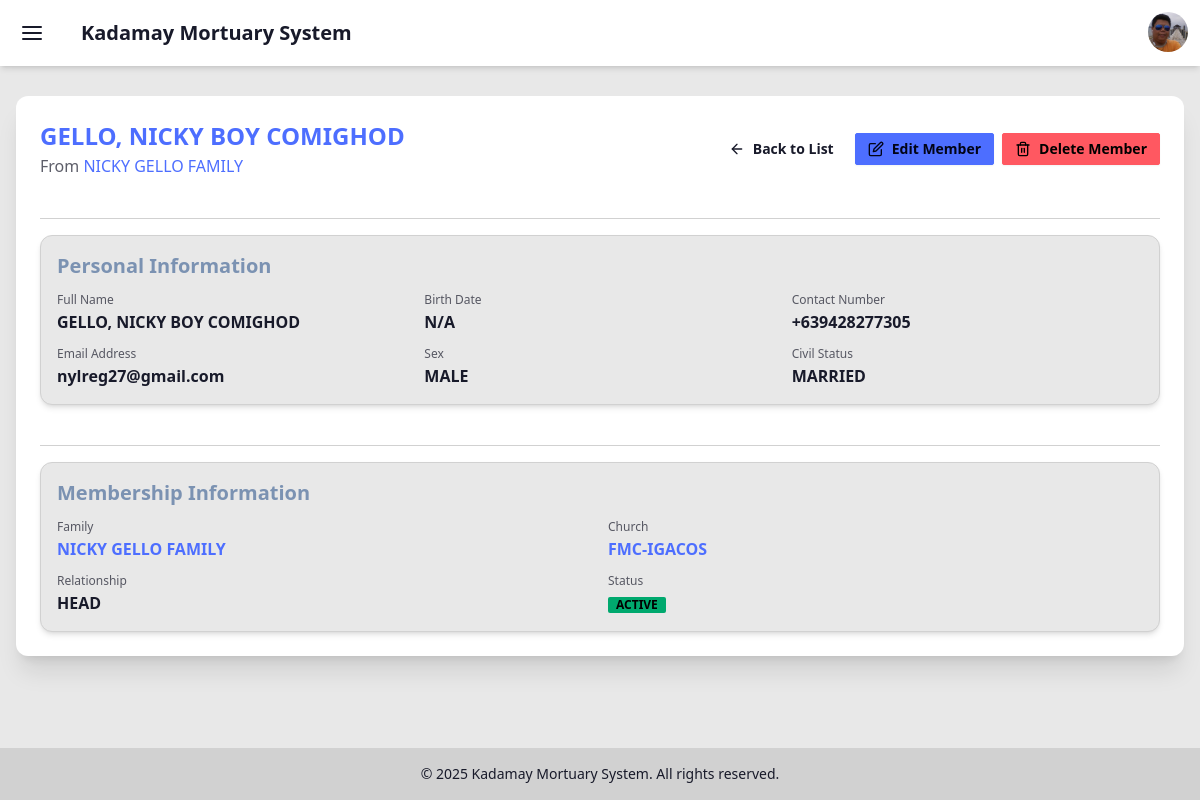
Screenshot of /individual/1/ (signed in) with the database file from the repository.
### apps/account/models.py (models this page shows, shortened)
class Profile(models.Model):
    user = models.OneToOneField(User, on_delete=models.CASCADE)
    THEME_CHOICES = [
        ('light', 'Light (Default DaisyUI)'),
        ('dark', 'Dark'),
        ('corporate', 'Corporate'),  # Your current default
        ('retro', 'Retro'),
        ('cyberpunk', 'Cyberpunk'),
        ('valentine', 'Valentine'),
        ('halloween', 'Halloween'),
        ('forest', 'Forest'),
        ('aqua', 'Aqua'),
        ('luxury', 'Luxury'),
        ('dracula', 'Dracula'),
        ('cmyk', 'CMYK'),
        ('autumn', 'Autumn'),
        ('business', 'Business'),
        ('acid', 'Acid'),
        ('lemonade', 'Lemonade'),
        ('night', 'Night'),
        ('coffee', 'Coffee'),
        ('winter', 'Winter'),
        ('dim', 'Dim'),
        ('nord', 'Nord'),
        ('sunset', 'Sunset'),
    ]
    theme = models.CharField(
        max_length=50, choices=THEME_CHOICES, default='corporate')
    profile_picture = models.ImageField(
        upload_to='profile_pics/', blank=True, null=True)

### apps/individual/models.py (models this page shows, shortened)
class Individual(models.Model):
    given_name = models.CharField(max_length=100)
    middle_name = models.CharField(max_length=100, blank=True, null=True)
    surname = models.CharField(max_length=100)
    suffix_name = models.CharField(max_length=10, blank=True, null=True)
    sex = models.CharField(
        max_length=50, choices=GENDER_CHOICES, blank=True, null=True)
    civil_status = models.CharField(
        max_length=150, choices=CIVIL_STATUS_CHOICES, blank=True, null=True)
    birth_date = models.DateField(blank=True, null=True)
    contact_number = models.CharField(max_length=20, blank=True, null=True)
    email_address = models.EmailField(blank=True, null=True)
    membership_id = models.CharField(max_length=50, blank=True, null=True)
    address = models.CharField(max_length=255, blank=True, null=True)
    RELATIONSHIP_CHOICES = [
        ('HEAD', 'Head'),
        ('SPOUSE', 'Spouse'),
        ('CHILD', 'Child'),
        ('PARENT', 'Parent'),
        ('SIBLING', 'Sibling'),
        ('OTHER', 'Other'),
    ]
    relationship = models.CharField(
        max_length=10, choices=RELATIONSHIP_CHOICES)
    MEMBERSHIP_STATUS_CHOICES = [
        ('ACTIVE', 'Active'),
        ('INACTIVE', 'Inactive'),
        ('PENDING', 'Pending'),
    ]
    membership_status = models.CharField(
        max_length=150, choices=MEMBERSHIP_STATUS_CHOICES, default='ACTIVE')
    is_active_member = models.BooleanField(default=True)
    is_alive = models.BooleanField(default=True)
    date_added = models.DateTimeField(auto_now_add=True)
    family = models.ForeignKey(
        Family, on_delete=models.SET_NULL, null=True, blank=True, related_name='members')
    @property
    def full_name(self):
        parts = []
        if self.given_name:
            parts.append(self.given_name)
        if self.middle_name:
            parts.append(self.middle_name)
        if self.surname:
            parts.append(self.surname)
        if self.suffix_name:
            parts.append(self.suffix_name)
        return " ".join(parts).strip()
    def get_sex_display(self):
        return dict(GENDER_CHOICES).get(self.sex)
    def get_civil_status_display(self):
        return dict(CIVIL_STATUS_CHOICES).get(self.civil_status)
    class Meta:
        verbose_name_plural = "Individuals"

### apps/family/models.py (models this page shows, shortened)
class Family(models.Model):
    church = models.ForeignKey(
        Church, on_delete=models.CASCADE, related_name='families')  # Add related_name
    family_name = models.CharField(max_length=255)
    address = models.TextField()
    is_active = models.BooleanField(default=True)
    in_charge = models.ForeignKey(
        'individual.Individual',  # Assuming Individual model ang in_charge
        on_delete=models.SET_NULL,
        null=True,
        blank=True,
        related_name='families_managed'
    )

### apps/church/models.py (models this page shows, shortened)
class Church(models.Model):
    name = models.CharField(max_length=255)
    address = models.TextField(blank=True, null=True)
    district = models.ForeignKey(
        District, on_delete=models.SET_NULL, null=True, blank=True)
    is_active = models.BooleanField(default=True)
    in_charge = models.ForeignKey(
        User,  # Assuming User model ang in_charge
        on_delete=models.SET_NULL,
        null=True,
        blank=True,
        related_name='churches_managed'
    )
    class Meta:
        verbose_name_plural = "Churches"  # Para sa admin panel

### apps/individual/views.py (the view)
# urls.py: path('<int:pk>/', views.IndividualDetailView.as_view(),
class IndividualDetailView(LoginRequiredMixin, DetailView):
    model = Individual
    template_name = 'individual/individual_detail.html'
    context_object_name = 'individual'
    def get_context_data(self, **kwargs):
        context = super().get_context_data(**kwargs)
        context['title'] = f'Individual Details - {self.object.full_name}'
        return context

### apps/account/context_processors.py (called while the page is built)
def user_church(request):
    if request.user.is_authenticated:
        try:
            if request.user.is_superuser:
                from apps.church.models import Church
                return {'church': Church.objects.first()}
            user_church = UserChurch.objects.filter(user=request.user).first()
            return {'church': user_church.church if user_church else None}
        except:
            return {'church': None}
    return {'church': None}

### templates/individual/individual_detail.html (shortened to what this page needs)
{% extends 'base.html' %}
{% block content %}
<div class="card bg-base-100 shadow-xl p-4 md:p-6 text-base-content rounded-xl my-4 mx-auto max-w-7xl">
    <header class="flex flex-col md:flex-row justify-between items-start md:items-center mb-6 gap-3">
        <div>
            <h1 class="text-2xl font-extrabold text-primary">
                {{ individual.surname|upper }}, {{ individual.given_name|upper }}
                {% if individual.middle_name %}{{ individual.middle_name|upper }}{% endif %}
            </h1>
            <p class="text-base-content/70 mt-0.5 text-base">
                {% if individual.family %}
                    From <a href="{% url 'family:family_detail' individual.family.id %}" class="link link-hover link-primary">{{ individual.family.family_name|upper }}</a>
                {% else %}
                    <span class="italic text-base-content/60 text-sm">No Family Assigned</span>
                {% endif %}
            </p>
        </div>
        <div class="flex flex-wrap md:flex-nowrap gap-2 w-full md:w-auto justify-end">
            <a href="{% url 'individual:individual_list' %}"
               class="btn btn-ghost flex items-center gap-2 transition-all duration-300 hover:scale-105 w-full md:w-auto btn-sm">
                <i data-feather="arrow-left" class="w-4 h-4"></i> Back to List
            </a>
            {% if user.is_superuser %}
            <a href="{% url 'individual:individual_update' individual.id %}"
               class="btn btn-primary flex items-center gap-2 transition-all duration-300 hover:scale-105 w-full md:w-auto btn-sm">
                <i data-feather="edit" class="w-4 h-4"></i> Edit Member
            </a>
            <a href="{% url 'individual:individual_delete' individual.id %}"
               class="btn btn-error flex items-center gap-2 transition-all duration-300 hover:scale-105 w-full md:w-auto btn-sm">
                <i data-feather="trash-2" class="w-4 h-4"></i> Delete Member
            </a>
            {% endif %}
        </div>
    </header>
    <hr class="border-base-300 my-4">
    <section class="card bg-base-200 rounded-xl p-4 shadow-md border border-base-300 mb-6">
        <h2 class="text-xl font-bold mb-3 text-secondary">Personal Information</h2>
        <div class="grid grid-cols-1 sm:grid-cols-2 lg:grid-cols-3 gap-x-4 gap-y-3">
            <div class="space-y-0.5">
                <h3 class="text-xs font-medium text-base-content/70">Full Name</h3>
                <p class="text-base font-semibold text-base-content">
                    {{ individual.surname|upper }}, {{ individual.given_name|upper }}
                    {% if individual.middle_name %}{{ individual.middle_name|upper }}{% endif %}
                </p>
            </div>
            <div class="space-y-0.5">
                <h3 class="text-xs font-medium text-base-content/70">Birth Date</h3>
                <p class="text-base font-semibold text-base-content">
                    {{ individual.birth_date|date:"F d, Y"|default:"N/A" }}
                </p>
            </div>
            <div class="space-y-0.5">
                <h3 class="text-xs font-medium text-base-content/70">Contact Number</h3>
                <p class="text-base font-semibold text-base-content">
                    {{ individual.contact_number|default:"N/A" }}
                </p>
            </div>
            <div class="space-y-0.5">
                <h3 class="text-xs font-medium text-base-content/70">Email Address</h3>
                <p class="text-base font-semibold text-base-content">
                    {{ individual.email_address|default:"N/A" }}
                </p>
            </div>
            <div class="space-y-0.5">
                <h3 class="text-xs font-medium text-base-content/70">Sex</h3>
                <p class="text-base font-semibold text-base-content">
                    {{ individual.get_sex_display|default:"N/A"|upper }}
                </p>
            </div>
            <div class="space-y-0.5">
                <h3 class="text-xs font-medium text-base-content/70">Civil Status</h3>
                <p class="text-base font-semibold text-base-content">
                    {{ individual.get_civil_status_display|default:"N/A"|upper }}
                </p>
            </div>
        </div>
    </section>
    <hr class="border-base-300 my-4">
    <section class="card bg-base-200 rounded-xl p-4 shadow-md border border-base-300">
        <h2 class="text-xl font-bold mb-3 text-secondary">Membership Information</h2>
        <div class="grid grid-cols-1 sm:grid-cols-2 gap-x-4 gap-y-3">
            <div class="space-y-0.5">
                <h3 class="text-xs font-medium text-base-content/70">Family</h3>
                <p class="text-base font-semibold text-base-content">
                    {% if individual.family %}
                        <a href="{% url 'family:family_detail' individual.family.id %}" class="link link-hover link-primary">
                            {{ individual.family.family_name|upper }}
                        </a>
                    {% else %}
                        <span class="italic text-base-content/60 text-sm">N/A</span>
                    {% endif %}
                </p>
            </div>
            <div class="space-y-0.5">
                <h3 class="text-xs font-medium text-base-content/70">Church</h3>
                <p class="text-base font-semibold text-base-content">
                    {% if individual.family and individual.family.church %}
                        <a href="{% url 'church:church_detail' individual.family.church.id %}" class="link link-hover link-primary">
                            {{ individual.family.church.name|upper }}
                        </a>
                    {% else %}
                        <span class="italic text-base-content/60 text-sm">N/A</span>
                    {% endif %}
                </p>
            </div>
            <div class="space-y-0.5">
                <h3 class="text-xs font-medium text-base-content/70">Relationship</h3>
                <p class="text-base font-semibold text-base-content">
                    {{ individual.get_relationship_display|default:"N/A"|upper }}
                </p>
            </div>
            <div class="space-y-0.5">
                <h3 class="text-xs font-medium text-base-content/70">Status</h3>
                <p class="text-base font-semibold text-base-content">
                    {% if individual.is_active_member and individual.is_alive %}
                        <span class="badge badge-success badge-sm font-semibold">ACTIVE</span>
                    {% elif not individual.is_alive %}
                        <span class="badge badge-info badge-sm font-semibold">DECEASED</span>
                    {% else %}
                        <span class="badge badge-error badge-sm font-semibold">INACTIVE</span>
                    {% endif %}
                </p>
            </div>
        </div>
    </section>
</div>
{% endblock %}

### templates/base.html (shortened to what this page needs)
<!DOCTYPE html>
<html lang="en" data-theme="{{ request.user.profile.theme|default:'corporate' }}">
<head>
    <link rel="stylesheet" href="https://cdn.jsdelivr.net/npm/daisyui@4.10.1/dist/full.min.css" />
    <script src="https://cdn.tailwindcss.com"></script>
</head>
<body class="bg-base-200 text-base-content min-h-screen flex flex-col">
    <div class="drawer z-40 flex-grow pt-16">
        <div class="drawer-content flex flex-col">
            <header class="hidden lg:flex navbar bg-base-100 shadow-md z-50 fixed top-0 w-full">
                <div class="flex-1">
                    <button class="btn btn-square btn-ghost mr-2" onclick="document.getElementById('drawer-toggle').checked = !document.getElementById('drawer-toggle').checked;">
                        <i data-feather="menu"></i>
                    </button>
                    <a class="btn btn-ghost text-xl">Kadamay Mortuary System</a>
                </div>
                <div class="flex-none gap-2">
                    <div class="dropdown dropdown-end">
                        <div tabindex="0" role="button" class="btn btn-ghost btn-circle avatar">
                            <div class="w-10 rounded-full">
                                {% if user.profile.profile_picture %}
                                    <img alt="User avatar" src="{{ user.profile.profile_picture.url }}" onerror="this.onerror=null;this.src='https://api.dicebear.com/7.x/initials/svg?seed={{ user.username }}';"/>
                                {% else %}
                                    <img alt="User avatar" src="https://api.dicebear.com/7.x/initials/svg?seed={{ user.username }}" />
                                {% endif %}
                            </div>
                        </div>
                    </div>
                </div>
            </header>
            <main class="flex-grow p-4">
                {% block content %}{% endblock %}
            </main>
            <footer class="footer footer-center p-4 bg-base-300 text-base-content text-sm">
                <aside>
                    <p>&copy; 2025 Kadamay Mortuary System. All rights reserved.</p>
                </aside>
            </footer>
        </div>
        <div class="drawer-side" id="drawer-menu">
            <label for="drawer-toggle" class="drawer-overlay"></label>
        </div>
    </div>
    <div id="toast_container" class="toast toast-end z-[999]"></div>
</body>
</html>

### rows the page displays
Individual: surname "GELLO", given_name "NICKY BOY", middle_name "COMIGHOD", family.family_name "NICKY GELLO FAMILY", birth_date "N/A", contact_number "+639428277305", email_address "nylreg27@gmail.com", sex "MALE", civil_status "MARRIED", family.church.name "FMC-IGACOS", relationship "HEAD"
